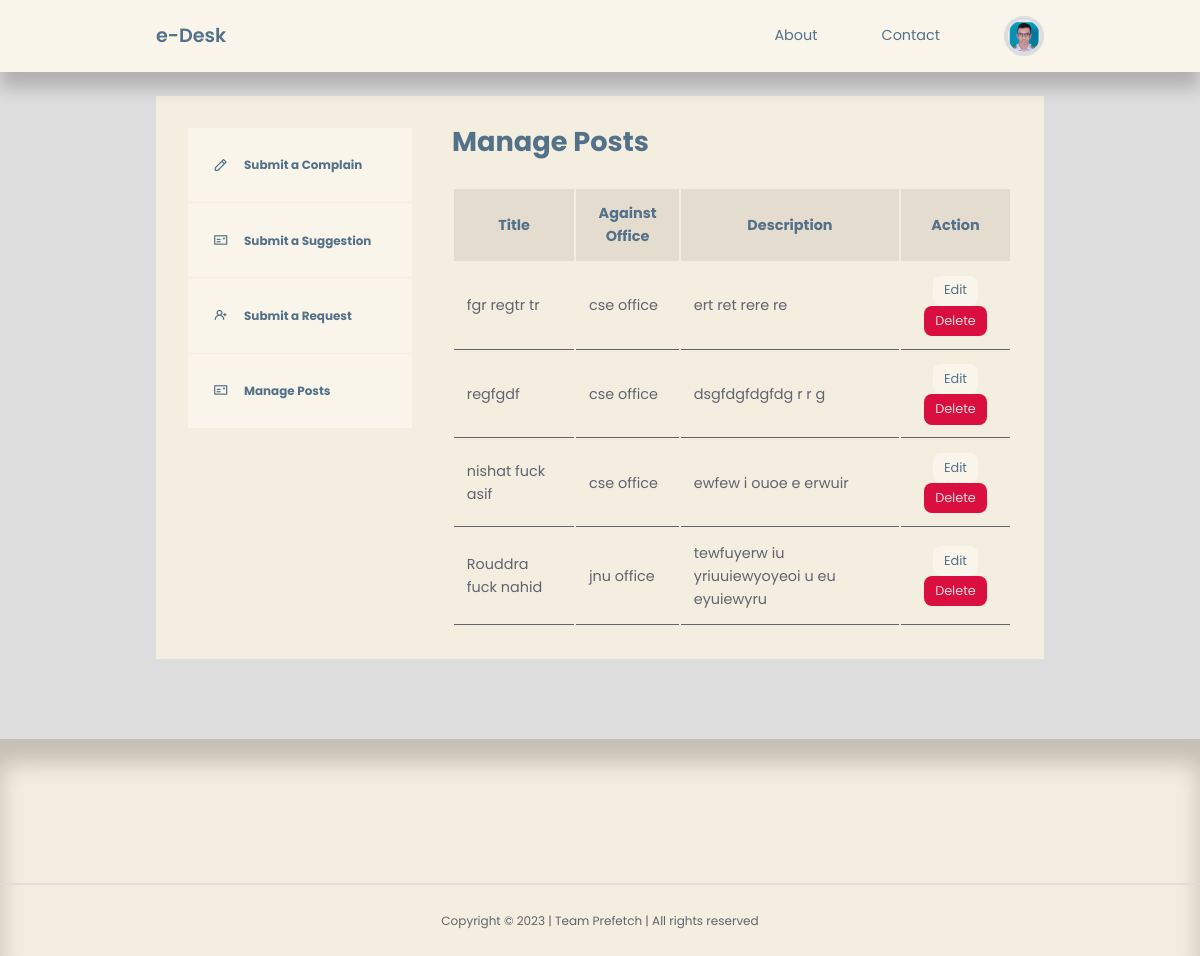
Before: /user/user-dashboard.php (signed in) with the older database file.
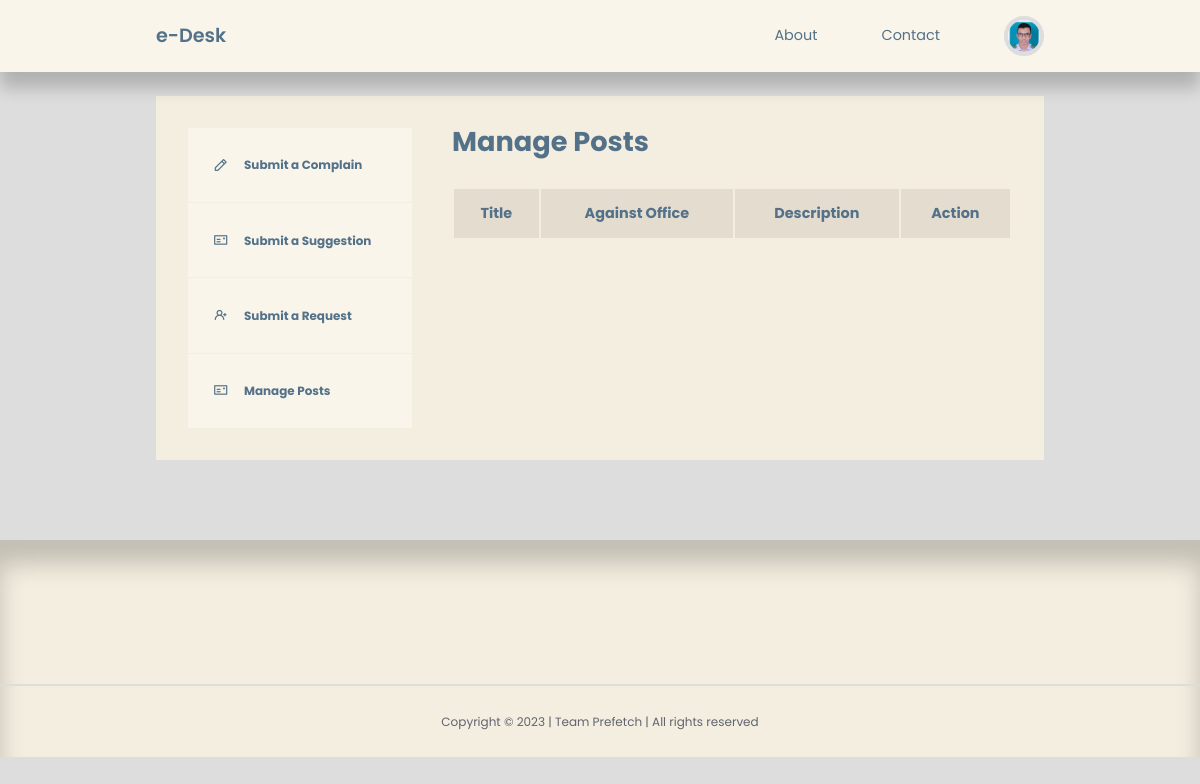
After: the same page with the newer database file.
### tables this page shows
CREATE TABLE `usermanagement` (
  `id` int(10) NOT NULL,
  `firstname` varchar(255) NOT NULL,
  `lastname` varchar(255) NOT NULL,
  `userid` varchar(255) NOT NULL,
  `email` varchar(255) NOT NULL,
  `password` varchar(255) NOT NULL,
  `picture` varchar(255) NOT NULL,
  `stat` varchar(255) NOT NULL
);

CREATE TABLE `post` (
  `id` int(20) NOT NULL,
  `title` varchar(255) NOT NULL,
  `body` mediumtext NOT NULL,
  `picture` varchar(255) NOT NULL,
  `office_id` int(20) NOT NULL,
  `author_id` int(20) NOT NULL,
  `user_id` int(20) NOT NULL,
  `type` varchar(255) NOT NULL,
  `date_time` timestamp NOT NULL DEFAULT current_timestamp()
);

CREATE TABLE `adminaddoffice` (
  `id` int(20) NOT NULL,
  `title` varchar(255) NOT NULL,
  `description` varchar(255) NOT NULL
);

### user/user-dashboard.php (the view, shortened to what this page needs)
<?php
include 'partials/header.php';
$current_user_id = $_SESSION['user-id'];
$query = "SELECT id, title, office_id, body FROM post WHERE user_id=$current_user_id ORDER BY id DESC";
$posts = mysqli_query($connection, $query);
?>
<section class="dashboard">
    <div class="container dashboard__container">
        <aside>
            <ul>
                <li>
                    <a href="user-complain.php"><i class="uil uil-pen"></i>
                        <h5>Submit a Complain</h5>
                    </a>
                </li>
                <li>
                    <a href="user-suggestion.php"><i class="uil uil-postcard"></i>
                        <h5>Submit a Suggestion</h5>
                    </a>
                </li>
                <li>
                    <a href="user-request.php"><i class="uil uil-user-plus"></i>
                        <h5>Submit a Request</h5>
                    </a>
                </li>
                <li>
                    <a href="user-dashboard.php"><i class="uil uil-postcard"></i>
                        <h5>Manage Posts</h5>
                    </a>
                </li>
            </ul>
        </aside>
        <main>
            <h2>Manage Posts</h2>
            <table id='table'>
                <thead>
                    <tr align='center'>
                        <th>Title</th>
                        <th>Against Office</th>
                        <th>Description</th>
                        <th>Action</th>
                    </tr>
                </thead>
                <tbody>
                    <?php while ($post = mysqli_fetch_assoc($posts)): ?>
                        <?php
                        $category_id = $post['office_id'];
                        $category_query = "SELECT title FROM adminaddoffice WHERE id=$category_id";
                        $category_result = mysqli_query($connection, $category_query);
                        $category = mysqli_fetch_assoc($category_result);
                        ?>
                        <tr>
                            <td>
                                <?= $post['title'] ?>
                            </td>
                            <td>
                                <?= $category['title'] ?>
                            </td>
                            <td>
                                <?= $post['body'] ?>
                            </td>
                            <td align="center"><a href="<?= ROOT_URL ?>user/user-edit-post.php?id=<?= $post['id'] ?>"
                                    class="btn sm">Edit</a> <a
                                    href="<?= ROOT_URL ?>admin/delete-post.php?id=<?= $post['id'] ?>"
                                    class="btn sm danger">Delete</a></td>
                        </tr>
                    <?php endwhile ?>
                </tbody>
            </table>
        </main>
    </div>
</section>
<?php
include '../partials/footer.php';
?>

### user/partials/header.php (shortened to what this page needs)
<?php
require 'config/database.php';
if (isset($_SESSION['user-id'])) {
    $id = filter_var($_SESSION['user-id'], FILTER_SANITIZE_NUMBER_INT);
    $query = "SELECT picture FROM usermanagement WHERE id=$id";
    $result = mysqli_query($connection, $query);
    $picture = mysqli_fetch_assoc($result);
}
?>
<!DOCTYPE html>
<html lang="en">
<head>
    <link rel="stylesheet" href="<?= ROOT_URL ?>css/style.css">
    <link rel="stylesheet" href="https://unicons.iconscout.com/release/v4.0.0/css/line.css">
    <link rel="stylesheet" type="text/css" href="https://cdn.datatables.net/1.13.4/css/jquery.dataTables.css" />
</head>
<body>
    <nav>
        <div class="container nav__container">
            <a href="<?= ROOT_URL ?>user/user-index.php" class="nav__logo">e-Desk</a>
            <ul class="nav__items">
                <li><a href="<?= ROOT_URL ?>about.php">About</a></li>
                <li><a href="<?= ROOT_URL ?>contact.php">Contact</a></li>
                <?php if (isset($_SESSION['user-id'])): ?>
                    <li class="nav__profile">
                        <div class="avatar">
                            <img src="<?= ROOT_URL . 'images/' . $picture['picture'] ?>">
                        </div>
                    </li>
                <?php else: ?>
                    <li><a href="<?= ROOT_URL ?>signin.php">SignIn</a></li>
                <?php endif ?>
            </ul>
        </div>
    </nav>

### partials/footer.php (shortened to what this page needs)
<footer>
    <div class="footer__copyright">
        <small>Copyright &copy; 2023 | Team Prefetch | All rights reserved</small>
    </div>
</footer>
</body>
</html>

### css/style.css (style rules this page uses)
:root { --color-primary: #F9F5EB; --color-primary-light: #9BA4B5; --color-primary-variant: #5854c7; --color-red: #da0f3f; --color-red-light: hsl(346, 87%, 46%, 15%); --color-green: #00c476; --color-green-light: hsl(156, 100%, 38%, 15%); --color-gray-900: #F4EEE0; --color-gray-700: #E4DCCF; --color-gray-300: rgba(242, 242, 254, 0.3); --color-gray-200: rgba(33, 42, 62, 0.7); --color-white: #537188; --color-bg: #ddd; --transition: all 300ms ease; --container-width-lg: 74%; --container-width-md: 88%; --form-width: 40%; --card-border-radius-1: 0.3rem; --card-border-radius-2: 0.5rem; --card-border-radius-3: 0.8rem; --card-border-radius-4: 2rem; --card-border-radius-5: 5rem; }
* { margin: 0; padding: 0; outline: 0; border: 0; appearance: 0; list-style: none; text-decoration: none; box-sizing: border-box; font-family: 'Poppins', sans-serif; }
body { line-height: 1.6; color: var(--color-gray-200); overflow-x: hidden; background: var(--color-bg); font-size: 0.9rem; }
.container { width: var(--container-width-lg); max-width: 1800px; margin-inline: auto; }
section { margin-top: 3rem; width: 100vw; }
h1, h2, h3, h4, h5 { color: var(--color-white); line-height: 1.3; }
h2 { font-size: 1.7rem; margin: 1rem 0; }
a { color: var(--color-white); transition: var(--transition); }
img { display: block; width: 100%; object-fit: cover; }
nav { background: var(--color-primary); width: 100vw; height: 4.5rem; position: fixed; top: 0; z-index: 10; box-shadow: 0 1rem 1rem rgba(0, 0, 0, 0.2); }
.nav__container { height: 100%; display: flex; align-items: center; justify-content: space-between; }
.avatar { width: 2.5rem; height: 2.5rem; border-radius: 50%; overflow: hidden; border: 0.3rem solid var(--color-bg); }
.nav__logo { font-weight: 600; font-size: 1.2rem; }
.nav__items { display: flex; align-items: center; gap: 4rem; }
.nav__profile { position: relative; cursor: pointer; }
footer { background: var(--color-gray-900); padding: 5rem 0 0; box-shadow: inset 0 1.5rem 1.5rem rgba(0, 0, 0, 0.2); }
.footer__copyright { text-align: center; padding: 1.5rem 0; border-top: 2px solid var(--color-bg); margin-top: 4rem; }
.dashboard { margin-top: 6rem; }
.dashboard__container { display: grid; grid-template-columns: 14rem auto; gap: 1rem; background: var(--color-gray-900); padding: 2rem; margin-bottom: 5rem; }
.dashboard aside a { background-color: var(--color-primary); display: flex; gap: 1rem; align-items: center; padding: 1.6rem; }
.dashboard aside ul li:not(:last-child) a { border-bottom: 1px solid var(--color-gray-900); }
.dashboard main { margin-left: 1.5rem; }
.dashboard main h2 { margin: 0 0 2rem 0; line-height: 1; }
.dashboard main table { width: 100%; text-align: left; }
.dashboard main table th { background: var(--color-gray-700); padding: 0.8rem; color: var(--color-white); }
.btn { display: inline-block; width: fit-content; padding: 0.6rem 1.2rem; background-color: var(--color-primary); border-radius: var(--card-border-radius-2); cursor: pointer; transition: var(--transition); color: var(--color-white); }
.btn.sm { padding: 0.3rem 0.7rem; font-size: 0.8rem; }
.btn.danger { background: var(--color-red); color: var(--color-bg); }
.dashboard main table td { padding: 0.8rem; border-bottom: 1px solid var(--color-gray-200); }

Changed rows visible on the page:
removed post: title "fgr regtr tr", adminaddoffice.title "cse office", body "ert ret rere re"
removed post: title "regfgdf", adminaddoffice.title "cse office", body "dsgfdgfdgfdg r r g"
removed post: title "nishat fuck asif", adminaddoffice.title "cse office", body "ewfew i ouoe e erwuir"
removed post: title "Rouddra fuck nahid", adminaddoffice.title "jnu office", body "tewfuyerw iu yriuuiewyoyeoi u eu eyuiewyru"
